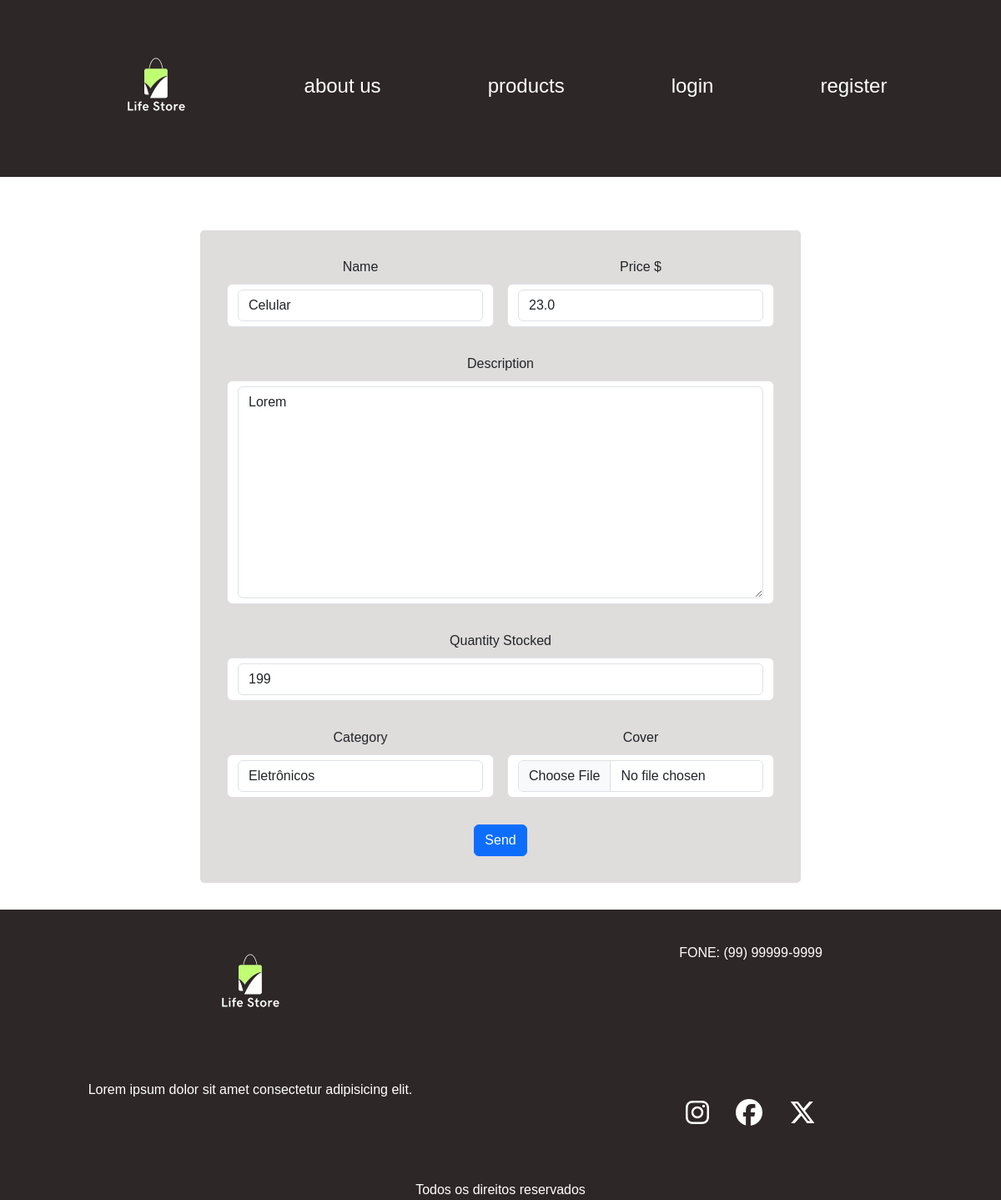
/product/update/4/, run on the app's committed database.
### products/models.py (models this page shows)
class Product(models.Model):
    name = models.CharField(max_length=60)
    description = models.TextField()
    price = models.FloatField()
    category = models.ForeignKey(Category, on_delete=models.CASCADE)
    quantity_stocked = models.IntegerField()
    cover = models.ImageField(upload_to='products/covers/%Y/%m/%d/',
                              blank=True, default=''
                              )
    created_at = models.DateTimeField(auto_now_add=True)
    updated_at = models.DateTimeField(auto_now=True)

### products/views/site.py (the view)
@has_role_decorator('Admin')
def ProductUpdateView(request, id):
    product = get_object_or_404(Product, id=id)
    if request.method == 'GET':
        form = ProductForm(instance=product)
    elif request.method == 'POST':
        form = ProductForm(request.POST, request.FILES, instance=product)
        if form.is_valid():
            form.save()
            messages.success(request, 'Product was updated')
            return redirect('index')
    return render(request, 'products/pages/form.html',
                  context={
                      'form': form
                  }
                  )

### products/forms.py
class ProductForm(forms.ModelForm):
    class Meta:
        model = Product
        fields = ['name', 'description', 'price',
                  'category', 'quantity_stocked',
                  'cover',
                  ]
        widgets = {
            'name': forms.TextInput(attrs={'class': 'form-control'}),
            'description': forms.Textarea(attrs={'class': 'form-control'}),
            'price': forms.NumberInput(attrs={'class': 'form-control'}),
            'category': forms.Select(attrs={'class': 'form-control'}),
            'quantity_stocked': forms.NumberInput(attrs={'class': 'form-control'}),
            'cover': forms.FileInput(attrs={'class': 'form-control'}),
        }

### products/models.py (called while the page is built)
    def __str__(self):
        return self.name

### products/templates/products/pages/form.html (shortened to what this page needs)
{% extends 'global/base.html' %}
{% block content %}
  <div class="content-form">
    <form class="row g-3" method="post" enctype="multipart/form-data">
        <div class="col-md-6">
            <label for="inputName4" class="form-label">Name</label>
            <p type="text" class="form-control" id="inputName4">
                {{ form.name }}
            </p>
        </div>
        <div class="col-md-6">
            <label for="inputDescription4" class="form-label">Price $</label>
            <p type="Integer" class="form-control" id="inputPrice">
                {{ form.price }}
            </p>
        </div>
        <div class="col-12">
            <label for="inputDescription" class="form-label">Description</label>
            <p type="text" class="form-control" id="inputDescription">
                {{ form.description}}
            </p>
        </div>
        <div class="col-12">
            <label for="inputQuantityStocked" class="form-label">Quantity Stocked</label>
            <p type="Integer" class="form-control" id="inputQuantityStocked">
                {{ form.quantity_stocked }}
            </p>
        </div>
        <div class="col-md-6">
            <label for="inputCategory" class="form-label">Category</label>
            <p type="select" class="form-control" id="inputSelect">
                {{ form.category }}
            </p>
        </div>
        <div class="col-md-6">
            <label for="inputCover" class="form-label">Cover</label>
            <p type="file" class="form-control" id="inputCover">
                {{ form.cover }}
            </p>
        </div>
        <div class="col-12">
            <button type="submit" class="btn btn-primary">Send</button>
        </div>
    </form>
  </div>
{% endblock content %}

### base_static/global/css/global-styles.css (style rules this page uses)
:root { --color-dark-text: #444; --color-info-light: #cce5ff; --color-debug-light: #cce5ff; --color-success-light: #d4edda; --color-alert-light: #fff3cd; --color-warning-light: #fff3cd; --color-error-light: #f8d7da; --color-info-dark: #4d86c4; --color-debug-dark: #4d86c4; --color-success-dark: #4a9c5d; --color-alert-dark: #927f40; --color-warning-dark: #927f40; --color-error-dark: #da525d; --color-gray-2: #c7c7c7; }
* { margin: 0; padding: 0; box-sizing: border-box; }
body { font-family: Impact, Haettenschweiler, 'Arial Narrow Bold', sans-serif; }
.content-form { width: 60%; padding: 2rem; border-radius: 5px; background: rgb(223, 220, 220); }

### data on the page
Product: name "Celular", price "23.0", description "Lorem", quantity_stocked "199", category "Eletrônicos"
